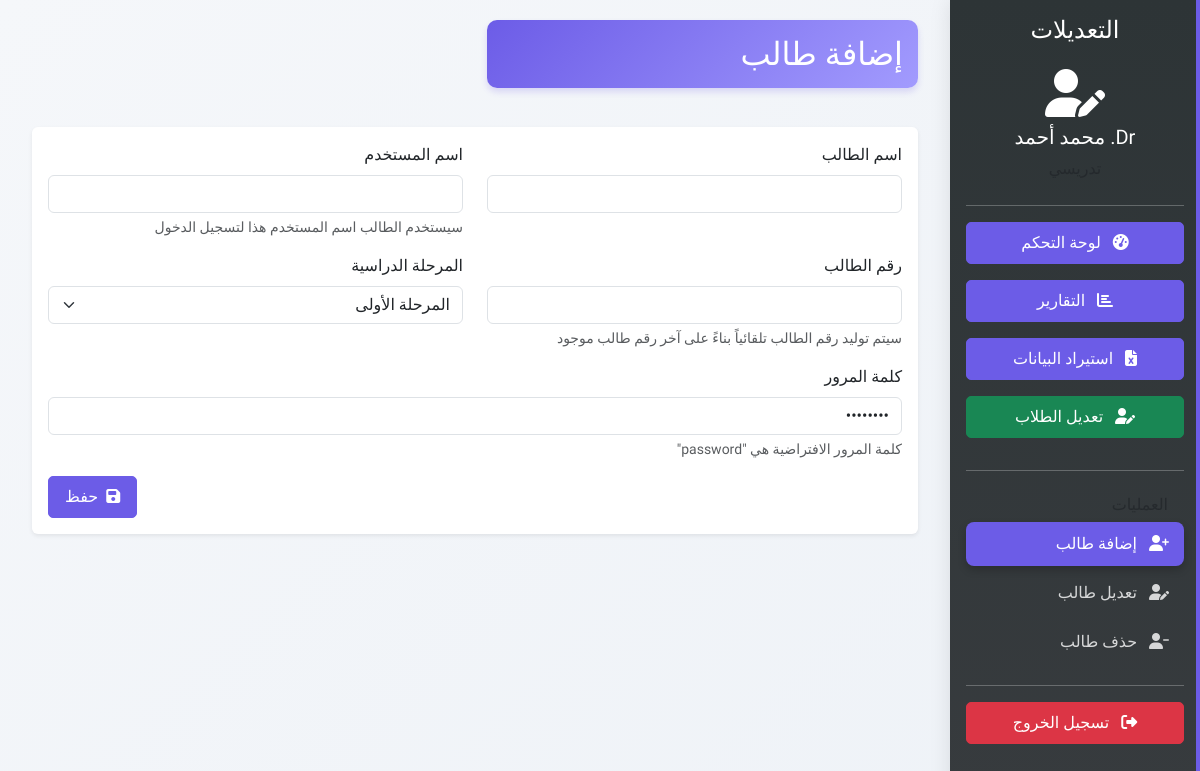
Page /instructor/modifications (signed in) on the earlier database version.
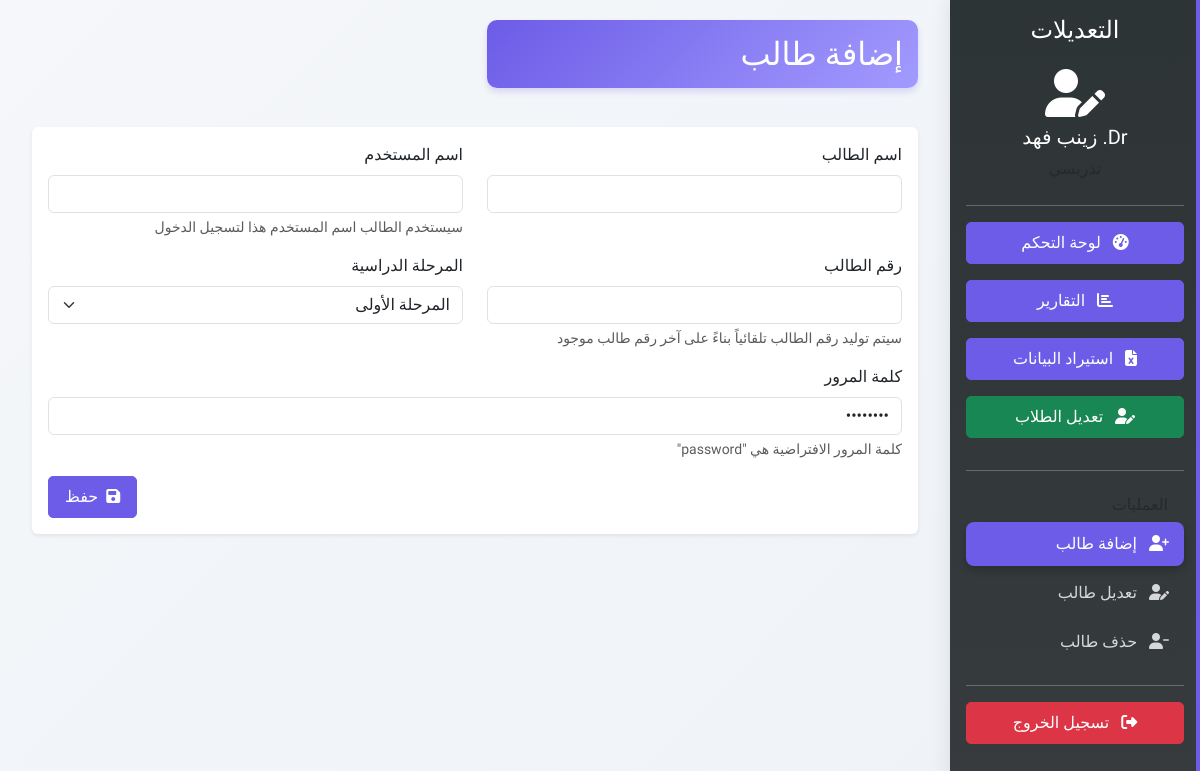
Same page on the later database version.
### app.py (models this page shows, shortened)
class User(db.Model, UserMixin):
    id = db.Column(db.Integer, primary_key=True)
    username = db.Column(db.String(100), unique=True, nullable=False)
    password_hash = db.Column(db.String(200), nullable=False)
    name = db.Column(db.String(100), nullable=False)
    user_type = db.Column(db.String(20), nullable=False)  # 'instructor', 'student', 'admin'

### app.py (the view)
@app.route('/instructor/modifications')
@login_required
def student_modifications():
    if current_user.user_type != 'instructor':
        flash('غير مصرح لك بالوصول إلى هذه الصفحة', 'danger')
        return redirect(url_for('login'))
    stages = [1, 2, 3, 4]
    return render_template('student_modifications.html', stages=stages)

### app.py (called while the page is built)
@login_manager.user_loader
def load_user(user_id):
    return User.query.get(int(user_id))

### templates/student_modifications.html (shortened to what the changed rows need)
{% extends "base.html" %}
{% block content %}
<div class="sidebar">
    <div class="p-3">
        <div class="text-center mb-4">
            <i class="fas fa-user-edit fa-3x mb-2"></i>
            <h5>{{ current_user.name }}</h5>
            <p class="text-muted">تدريسي</p>
        </div>
    </div>
</div>
<div class="content">
    <div class="container-fluid">
        <div class="row mb-4">
            <div class="col-md-6">
                <h2 class="stage-title fade-in" id="operationTitle">إضافة طالب</h2>
            </div>
        </div>
    </div>
</div>
{% endblock %}

Differences in the rows shown:
changed User: name "Dr. محمد أحمد" → "Dr. زينب فهد"
